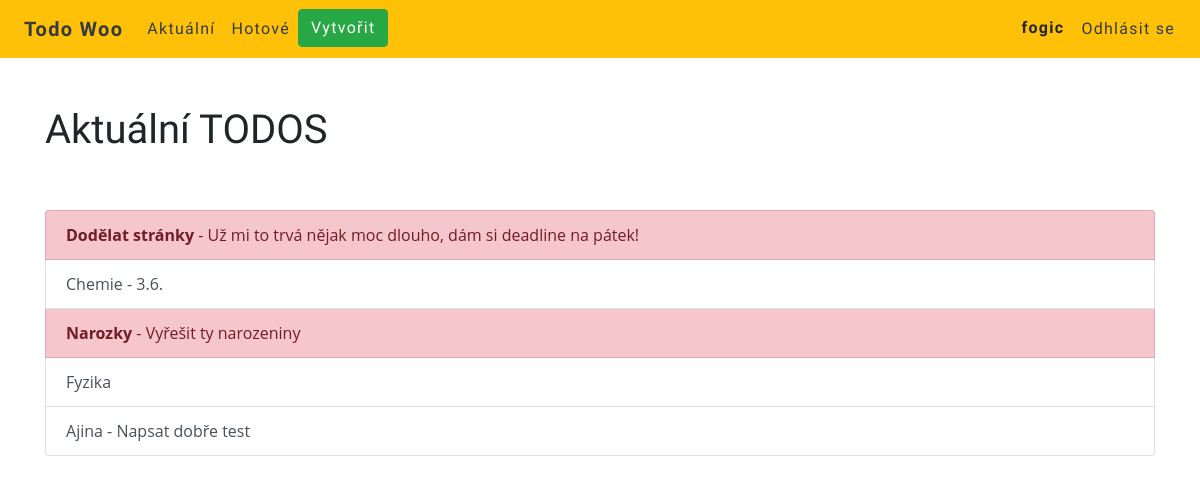
/current/ (signed in), run on the app's committed database.
### todo/models.py (models this page shows, shortened)
class Todo(models.Model):
    title = models.CharField(max_length=50)
    memo = models.TextField(blank=True, max_length=2000)
    created = models.DateTimeField(auto_now_add=True)
    datecompleted = models.DateTimeField(null=True, blank=True)
    important = models.BooleanField(default=False)
    user = models.ForeignKey(User, on_delete=models.CASCADE)

### todo/views.py (the view)
# urls.py: path('current/', views.currenttodos, name="currenttodos"),
@login_required
def currenttodos(request):
    todos = Todo.objects.filter(user=request.user, datecompleted__isnull=True)
    return render(request, 'todo/currenttodos.html', {'todos':todos})

### todo/templates/todo/currenttodos.html
{% extends 'todo/base.html' %}
{% block content %}
<h1 class="pt-5 pb-5">Aktuální TODOS</h1>
<div class="list-group">
  {% for todo in todos %}
    {% if todo.important %}
      <a href="{% url 'viewtodo' todo.id %}" class="list-group-item list-group-item-action list-group-item-danger">
        <b>{{ todo.title }}</b>
        {% if todo.memo %} - {{ todo.memo|striptags|truncatechars:100 }} {% endif %}
      </a>
    {% else %}
      <a href="{% url 'viewtodo' todo.id %}" class="list-group-item list-group-item-action">
        {{ todo.title }}
        {% if todo.memo %} - {{ todo.memo|striptags|truncatechars:100 }} {% endif %}
      </a>
    {% endif %}
  {% endfor %}
</div>
{% endblock %}

### todo/templates/todo/base.html (shortened to what this page needs)
{% load static %}
<!doctype html>
<html lang="en">
  <head>
    <link rel="stylesheet" href="https://stackpath.bootstrapcdn.com/bootstrap/4.5.0/css/bootstrap.min.css">
    <link rel="stylesheet" href="{% static 'todo/custom.css' %}">
  </head>
  <body>
    {% if user.is_authenticated %}
    <nav class="navbar navbar-expand-lg bg-warning">
      <b><a class="navbar-brand text-dark pl-2" href="{% url 'home' %}">Todo Woo</a></b>
      <div class="collapse navbar-collapse" id="navbarNav">
        <ul class="navbar-nav">
          <li class="nav-item">
            <a class="nav-link text-dark" href="{% url 'currenttodos' %}">Aktuální</a>
          </li>
          <li class="nav-item">
            <a class="nav-link text-dark" href="{% url 'completedtodos' %}">Hotové</a>
          </li>
          <li class="nav-item">
            <a class="btn btn-success" href="{% url 'createtodo' %}">Vytvořit</a>
          </li>
        </ul>
        <ul class="navbar-nav ml-auto">
          <li class="nav-item active">
            <b class="nav-link ml-auto pl-4 pr-2">{{ user.username }}</b>
          </li>
          <li class="nav-item active">
            <form action="{% url 'logoutuser' %}" method="POST">
              <button class="btn nav-link text-dark" type="submit">Odhlásit se</button>
            </form>
          </li>
        </ul>
      </div>
    </nav>
    {% endif %}
    <div class="container">
      {% block content %}
      {% endblock %}
    </div>
  </body>
</html>

### todo/static/todo/custom.css (style rules this page uses)
body { font-family: 'Open Sans', cursive; }
nav { font-family: 'Balsamiq Sans', cursive; letter-spacing: 0.08em; }
.btn { font-family: 'Balsamiq Sans', cursive; letter-spacing: 0.08em; }
h1 { font-family: 'Balsamiq Sans', cursive; }

### data on the page
Todo: title "Dodělat stránky", memo "Už mi to trvá nějak moc dlouho, dám si deadline na pátek!"
Todo: title "Chemie", memo "3.6."
Todo: title "Narozky", memo "Vyřešit ty narozeniny"
Todo: title "Fyzika"
Todo: title "Ajina", memo "Napsat dobře test"

### other printed values
{{ user.username }} "fogic"
